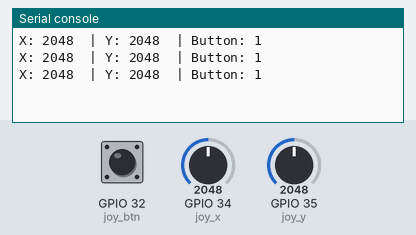
This program was run on a simulated ESP32 board running MicroPython. Parts: the last lines printed to the serial console. The test bench sets the inputs (shaded band); at power-on: GPIO 34 (joy_x) = 2048, GPIO 35 (joy_y) = 2048, GPIO 32 (joy_btn) HIGH (analog values on the 0–4095 scale).

Above: at 1.2 s.
1.3 s: GPIO 34 (joy_x) set to 2866
At 1.9 s:
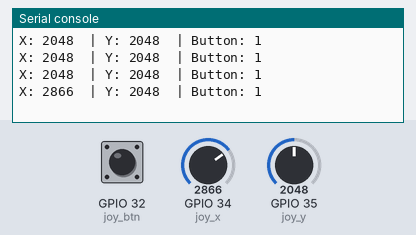
2.8 s: GPIO 35 (joy_y) set to 2866
At 3.4 s:
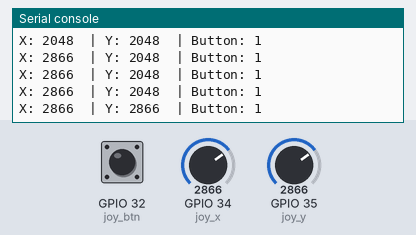
4.3 s: GPIO 32 (joy_btn) pulled LOW for 0.6 s
At 4.9 s:
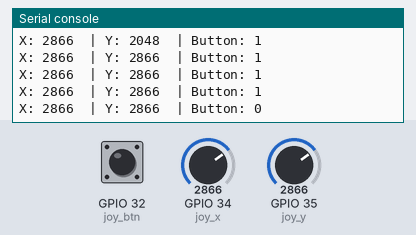
6.4 s: GPIO 34 (joy_x) set to 3603
At 6.9 s:
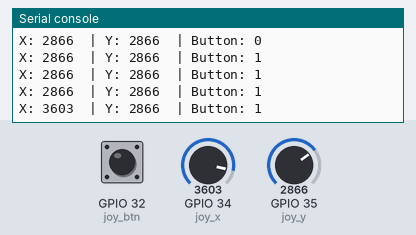
7.9 s: GPIO 32 (joy_btn) pulled LOW for 1 s
At 8.4 s:
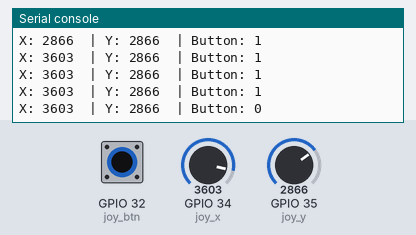
10.4 s: GPIO 35 (joy_y) set to 3603
At 10.9 s:
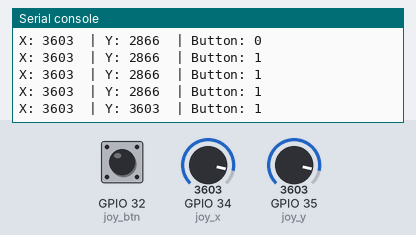
Timing chart, 0 to 12.9 s (numbered marks = the images above; inputs shaded):
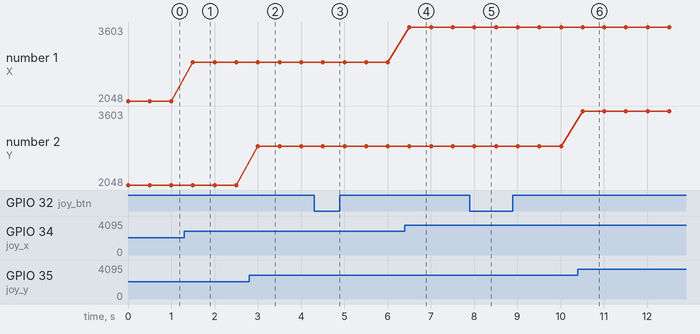

Measured:
- after the input at 1.3 s, the serial console: prints a new line after 0.20 s (image 1)
- after the input at 2.8 s, the serial console: prints a new line after 0.20 s (image 2)
- after the input at 4.3 s, the serial console: prints a new line after 0.20 s (image 3)
- after the input at 6.4 s, the serial console: prints a new line after 0.11 s (image 4)
- after the input at 7.9 s, the serial console: prints a new line after 0.11 s (image 5)
- after the input at 10.4 s, the serial console: prints a new line after 0.11 s (image 6)
- plotted number 1: 2048 → 2866 after the input at 1.3 s, 2866 → 3603 after the input at 6.4 s

The program:

KY-023_1.py
```python
from machine import Pin, ADC
from time import sleep_ms

# Setup analog reading for X and Y axes
joy_x = ADC(Pin(34))
joy_x.atten(ADC.ATTN_11DB) # Allow reading up to 3.3V

joy_y = ADC(Pin(35))
joy_y.atten(ADC.ATTN_11DB) # Allow reading up to 3.3V

# Setup digital input for the button with an internal pull-up resistor
joy_btn = Pin(32, Pin.IN, Pin.PULL_UP)

while True:
    # Read the analog values (0 to 4095)
    x_val = joy_x.read()
    y_val = joy_y.read()

    # Read the button state (0 means pressed, 1 means released)
    btn_val = joy_btn.value()

    # Print the values to the console
    print("X:", x_val, " | Y:", y_val, " | Button:", btn_val)

    # Wait half a second before the next reading
    sleep_ms(500)
```
